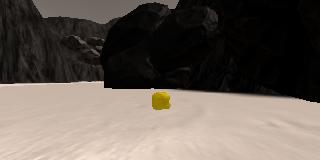
#> input picture Vision_Project/calibration_images/example_rock1.jpg, 320 x 160 px
$ jupyter execute --allow-errors jupyter.ipynb   (older library calls are emulated)
#> lines starting #> are read from the running program, lines starting #| are printed output that depends on the picture; after the words box and inside, x2 and y2 are one past the last pixel; in counts of white or black regions, pixels touching at a corner belong together
# This just shows the function for grabbing random example images

[cell 1]
#Grabbing random images
import cv2
import numpy as np
import matplotlib.image as mpimg
import matplotlib.pyplot as plt
import scipy.misc
import glob2
import imageio
import glob2
path = '../test_dataset/IMG/*'
#> (the rest of this cell did not finish here and is left out)

# The next segment shows our image warping function

[cell 2]
#Grabbing random images
import cv2
import numpy as np
import matplotlib.image as mpimg
import matplotlib.pyplot as plt
import scipy.misc
import glob2
import imageio
import glob2
path = '../test_dataset/IMG/*'
#> (the rest of this cell did not finish here and is left out)

# 1 The next cell shows the threshhold output for extracting navigable terrain from the warpedd image
# 2 yellow represents the navigable terrain

[cell 3]
#Grabbing random images
import cv2
import numpy as np
import matplotlib.image as mpimg
import matplotlib.pyplot as plt
import scipy.misc
import glob2
import imageio
import glob2
path = '../test_dataset/IMG/*'
#> (the rest of this cell did not finish here and is left out)

# 1 Same as before but this time we threshhold without warping
# 2 yellow represents the navigable terrain

[cell 4]
#Grabbing random images
import cv2
import numpy as np
import matplotlib.image as mpimg
import matplotlib.pyplot as plt
import scipy.misc
import glob2
import imageio
import glob2
path = '../test_dataset/IMG/*'
#> (the rest of this cell did not finish here and is left out)

# 1 The next plots show the original and the threshholded images
# 2 The threshhold used here is for detecting the obstacles
# 3 The obstacles are represented in yellow

[cell 5]
#Grabbing random images
import cv2
import numpy as np
import matplotlib.image as mpimg
import matplotlib.pyplot as plt
import scipy.misc
import glob2
import imageio
import glob2

path = '../test_dataset/IMG/*'
#> (the rest of this cell did not finish here and is left out)

# 1 The next plots show the original and the threshholded images
# 2 The threshhold used here is for detecting the collectable rocks
# 3 The rocks are represented in yellow
# 4 The example rock image is used here not a random image for the sake of consistency

[cell 6]
#Grabbing random images
import cv2
import numpy as np
import matplotlib.image as mpimg
import matplotlib.pyplot as plt
import scipy.misc
import glob2
import imageio
import glob2

#extracting rock sample photos
example_rock = "../calibration_images/example_rock1.jpg"
rock_img = mpimg.imread(example_rock)
#> rock_img is the input picture: shape (160, 320, 3); mean R, G, B 102.3, 93, 85.2

fig = plt.figure(figsize= (5,5))

fig.add_subplot(2,2,1)
plt.imshow(rock_img)
plt.axis('off')
plt.title("original")

#threshholding function for rock samples
def color_thresh(img, rgb_thresh=(100,100,20)):
#> called with rgb_thresh = (100, 100, 20)
    color_select = np.zeros_like(img[:,:,1])
    above_thresh = (img[:,:,0] > rgb_thresh[0]) &(img[:,:,1] > rgb_thresh[1]) &(img[:,:,2] < rgb_thresh[2])
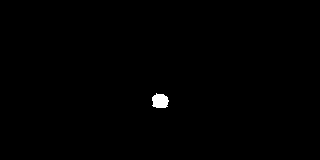
#> above_thresh: shape (160, 320) bool; 0.39% white; 1 white region, box (x1, y1, x2, y2) and area: (152, 93, 169, 108) 200
    color_select[above_thresh] = 1
    return color_select

fig.add_subplot(2,2,2)

plt.imshow(color_thresh(rock_img))
plt.axis('off')
plt.title("original")
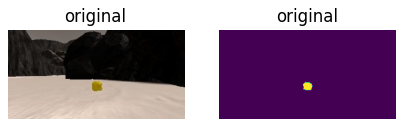
#> figure drawn by matplotlib, 2 panels
